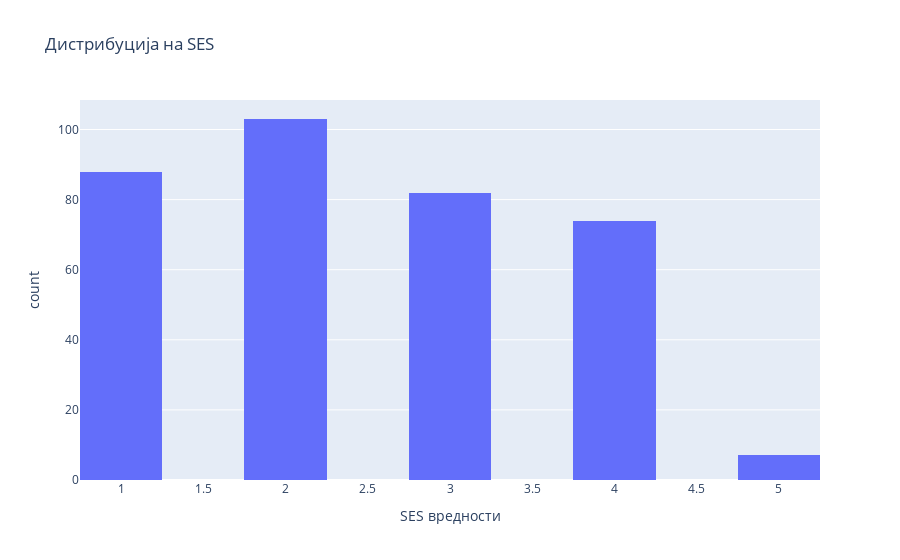

The code cell stored with this chart in its notebook:
### Markdown cell above
### Проверка на дистрибуцијата на SES

### Code cell
hist = px.histogram(data, x='SES', nbins=20, title='Дистрибуција на SES', labels={'SES': 'SES вредности'})
hist.show()

### Figure 1 — Plotly figure (JSON) as saved in the notebook; plotly's stock layout.template omitted (floating-point values rounded to 4 significant figures; data arrays with more than 128 entries replaced by an {"elided": "..."} marker saying what was removed)
{"data": [{"alignmentgroup": "True", "bingroup": "x", "hovertemplate": "SES вредности=%{x}<br>count=%{y}<extra></extra>", "legendgroup": "", "marker": {"color": "#636efa", "pattern": {"shape": ""}}, "name": "", "nbinsx": 20, "offsetgroup": "", "orientation": "v", "showlegend": false, "type": "histogram", "x": {"elided": "373 int values"}, "xaxis": "x", "yaxis": "y"}], "layout": {"autosize": true, "barmode": "relative", "legend": {"tracegroupgap": 0}, "title": {"text": "Дистрибуција на SES"}, "xaxis": {"anchor": "y", "autorange": true, "domain": [0, 1], "range": [0.75, 5.25], "title": {"text": "SES вредности"}, "type": "linear"}, "yaxis": {"anchor": "x", "autorange": true, "domain": [0, 1], "range": [0, 108.4], "title": {"text": "count"}}}}
